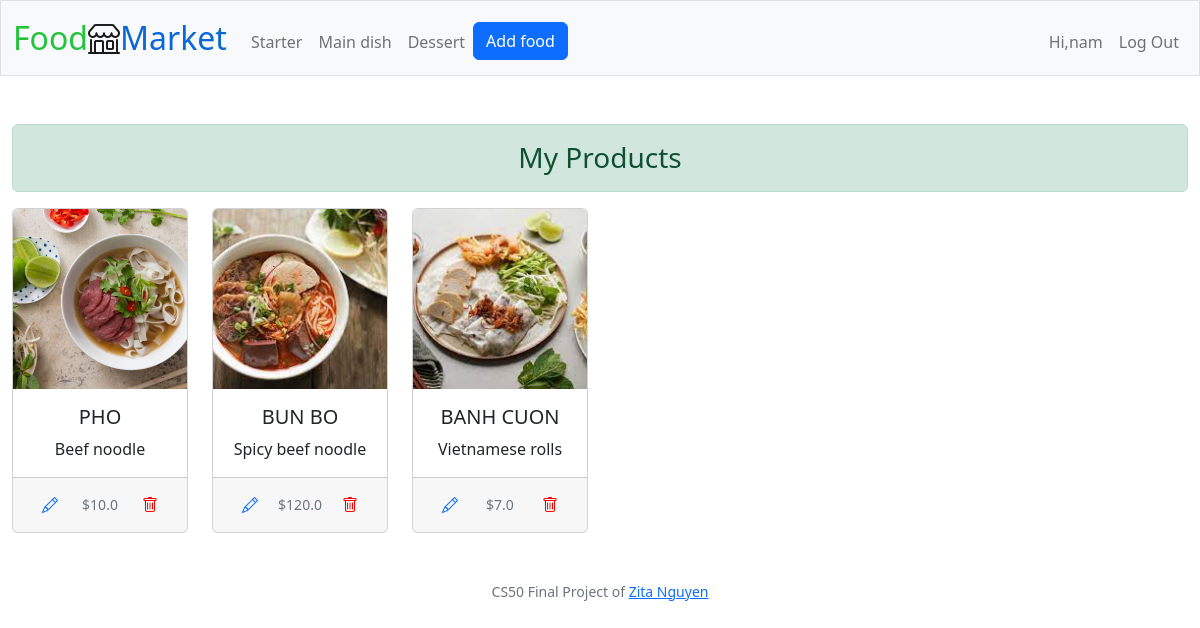
Screenshot of /display (signed in) with the database file from the repository.
### tables this page shows
CREATE TABLE food (
id INTEGER PRIMARY KEY AUTOINCREMENT, 
category TEXT NOT NULL,
name TEXT NOT NULL,
photo BLOB NOT NULL,
description TEXT NOT NULL,
price REAL NOT NULL,
date DATETIME NOT NULL,
user_id INTEGER NOT NULL,
FOREIGN KEY (user_id) REFERENCES users (id)
);

### app.py (the view)
@app.route("/display", methods=["GET"])
@login_required
@role_required
def display():
    return sellers.display_products()

### app.py (called while the page is built)
@app.after_request
def after_request(response):
    response.headers["Cache-Control"] = "no-cache, no-store, must-revalidate"
    response.headers["Expires"] = 0
    response.headers["Pragma"] = "no-cache"
    return response

### helpers.py (called while the page is built)
def login_required(f):
    @wraps(f)
    def decorated_function(*args, **kwargs):
        if session.get("user_id") is None:
            return redirect("/login")
        return f(*args, **kwargs)
    return decorated_function

def role_required(f):
    @wraps(f)
    def decorated_function(*args, **kwargs):
        if session.get("user_role") != "seller":
            return redirect("/")
        return f(*args, **kwargs)
    return decorated_function

### queries.py (called while the page is built)
def seller_products(user_id):
    conn = sqlite3.connect("market.db")
    c = conn.cursor()
    c.execute("SELECT * FROM food WHERE user_id = ?", (user_id,))
    products = c.fetchall()
    return products

### sellers.py (called while the page is built)
def display_products():
    products = seller_products(session["user_id"])
    return render_template("display_products.html", products=products)

### templates/display_products.html (shortened to what this page needs)
{% extends "layout.html" %}
{% block main %}
<div class="alert alert-success text-center h3" role="alert">
    My Products
</div>
<div class="row row-cols-1 row-cols-lg-6 row-cols-md-3 g-4">
    {% for product in products %}
    <div class="col">
      <div class="card h-100">
        <img src="{{url_for('static', filename='photos/' + product[3])}}" class="card-img-top" alt="...">
        <div class="card-body">
          <h5 class="card-title">{{ product[2] }}</h5>
          <p class="card-text">{{ product[4] }}</p>
        </div>
        <div class="card-footer d-flex justify-content-between align-items-center">
          <form action="/modify/{{ product[0] }}" method="get">
            <button type="submit" class="btn btn-link"><span class="bi bi-pencil"></span></button>
          </form>
          <small class="text-muted">${{ product[5] }}</small>
          <form action="/delete/{{ product[0] }}" method="post">
            <button type="submit" style="color: red;" class="btn"><span class="bi bi-trash"></span></button>
          </form>
        </div>
      </div>
    </div>
    {% endfor %}
</div>
{% endblock %}

### templates/layout.html (shortened to what this page needs)
<!DOCTYPE html>
<html lang="en">
    <head>
        <link href="https://cdn.jsdelivr.net/npm/bootstrap@5.2.0-beta1/dist/css/bootstrap.min.css" rel="stylesheet">
        <link rel="stylesheet" href="https://cdn.jsdelivr.net/npm/bootstrap-icons@1.8.3/font/bootstrap-icons.css">
        <link href="/static/styles.css" rel="stylesheet">
    </head>
    <body>
        <nav class="bg-light border navbar navbar-expand-md navbar-light">
            <div class="container-fluid">
                <a class="navbar-brand" href="/"><span class="green">Food</span><i class="bi bi-shop"></i><span class="blue">Market</span></a>
                <div class="collapse navbar-collapse" id="navbar">
                    {% if session["user_id"] %}
                        <ul class="navbar-nav me-auto mt-2">
                            <li class="nav-item"><a class="nav-link" href="">Starter</a></li>
                            <li class="nav-item"><a class="nav-link" href="">Main dish</a></li>
                            <li class="nav-item"><a class="nav-link" href="">Dessert</a></li>
                            {% if session["user_role"] == "seller" %}
                            <li class="nav-item"><a class="btn btn-primary" role="button" href="/add">Add food</a></li>
                            {% endif %}
                        </ul>
                        <ul class="navbar-nav ms-auto mt-2">
                            <li class="nav-item"><a class="nav-link" href="/display">Hi,{{ session["user_name"] }}</a></li>
                            <li class="nav-item"><a class="nav-link" href="/logout">Log Out</a></li>
                        </ul>
                    {% else %}
                        <ul class="navbar-nav ms-auto mt-2">
                            <li class="nav-item"><a class="nav-link" href="/register">Register</a></li>
                            <li class="nav-item"><a class="nav-link" href="/login">Log In</a></li>
                        </ul>
                    {% endif %}
                </div>
            </div>
        </nav>
        <main class="container-fluid py-5 text-center">
            {% block main %}{% endblock %}
        </main>
        <footer class="mb-5 small text-center text-muted">
            CS50 Final Project of <a href="https://github.com/ZitaNguyen">Zita Nguyen</a>
        </footer>
    </body>
</html>

### static/styles.css (style rules this page uses)
nav .navbar-brand { font-size: xx-large; }
nav .navbar-brand .green { color: #23c33b; }
nav .navbar-brand .blue { color: #0a68d4; }
.card-img-top { width: 100%; height: 15vw; object-fit: cover; }
.card-title { text-transform: uppercase; }

### rows the page displays
food: photo (picture), name "PHO", description "Beef noodle", price "10.0"
food: photo (picture), name "BUN BO", description "Spicy beef noodle", price "120.0"
food: photo (picture), name "BANH CUON", description "Vietnamese rolls", price "7.0"

### other values shown
{{ session["user_name"] }} "nam"
